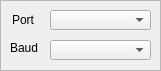
   <widget class="QFrame" name="port_3">
    <property name="geometry">
     <rect>
      <x>10</x>
      <y>10</y>
      <width>161</width>
      <height>71</height>
     </rect>
    </property>
    <property name="styleSheet">
     <string notr="true"/>
    </property>
    <property name="frameShape">
     <enum>QFrame::StyledPanel</enum>
    </property>
    <property name="frameShadow">
     <enum>QFrame::Plain</enum>
    </property>
    <property name="midLineWidth">
     <number>1</number>
    </property>
    <widget class="QComboBox" name="baud">
     <property name="geometry">
      <rect>
       <x>50</x>
       <y>40</y>
       <width>101</width>
       <height>20</height>
      </rect>
     </property>
    </widget>
    <widget class="QLabel" name="baud_label">
     <property name="geometry">
      <rect>
       <x>10</x>
       <y>40</y>
       <width>31</width>
       <height>16</height>
      </rect>
     </property>
     <property name="text">
      <string>Baud</string>
     </property>
    </widget>
    <widget class="QLabel" name="port_label">
     <property name="geometry">
      <rect>
       <x>12</x>
       <y>12</y>
       <width>31</width>
       <height>16</height>
      </rect>
     </property>
     <property name="text">
      <string>Port</string>
     </property>
    </widget>
    <widget class="QComboBox" name="port">
     <property name="geometry">
      <rect>
       <x>50</x>
       <y>10</y>
       <width>101</width>
       <height>20</height>
      </rect>
     </property>
    </widget>
   </widget>
